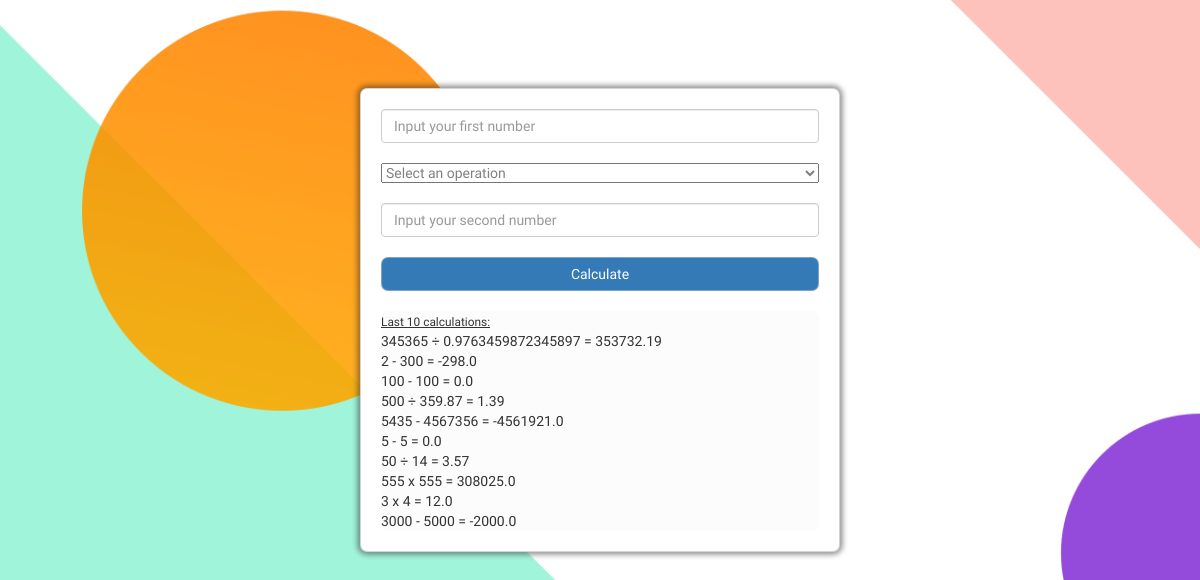
The page / on the database its author committed.
### webapp/models.py (models this page shows, shortened)
class Op(db.Model):
    id = db.Column(db.Integer, primary_key = True)
    result = db.Column(db.String(300), nullable=False, unique=False)

### webapp/routes.py (the view)
@app.route('/')
def home():
    all_ops = Op.query.all()[-10:][::-1]
    return render_template('home.html', all_ops = all_ops)

### webapp/templates/home.html (shortened to what this page needs)
{% extends 'base.html' %}
{% block content %}
<div class="container">
    <form action="/send" method="POST">
        <input class="form-control" type="text" placeholder="Input your first number" name="i">
        <br>
        <select class="custom-select custom-select-lg mb-3" name="operation">
            <option value="operation">Select an operation</option>
        </select>
        <br><br>
        <input class="form-control" type="text" placeholder="Input your second number" name="ii">
        <br>
        <input class="btn btn-primary" id="calculate" type="submit" value="Calculate">
        <br><br>
        <div class="result">
            <small>Last 10 calculations:</small>
            {% for op in all_ops %}
                <div>{{ op.result }}</div>
            {% endfor %}
        </div>
    </form>
</div>
{% endblock %}

### webapp/templates/base.html (shortened to what this page needs)
<!DOCTYPE html>
<html lang="en">
<head>
<link rel="stylesheet" href="https://cdnjs.cloudflare.com/ajax/libs/twitter-bootstrap/3.3.7/css/bootstrap.min.css">
<link rel="stylesheet" href="https://cdnjs.cloudflare.com/ajax/libs/font-awesome/5.14.0/css/all.min.css">
<link rel="stylesheet" href="../static/css/main.css">
</head>
<body>
    {% block content %}
	{% endblock content %}
</body>
</html>

### webapp/static/css/main.css (style rules this page uses)
* { font-family: 'Comfortaa', sans-serif; }
html { background-image: url(../media/2abf63dadda2e5bfb935f3664394945b.png); background-repeat: no-repeat; background-size: cover; }
.btn { border-radius: 0px; border: 1px solid rgba(219, 219, 219, 0.432); }
.container { border: 1px solid rgba(204, 204, 204, 0.849); position: absolute; top: 40%; left: 50%; transform: translate(-50%, -50%); width: 40%; border-radius: 7px; background-color: #ffff; box-shadow: 0 0 5px 3px rgba(43, 42, 42, 0.459); padding: 20px; }
.result { background-color: rgba(241, 241, 241, 0.24); border-radius: 7px; }
small { text-decoration: underline; font-weight: 250; }
.custom-select { justify-content: center; color: grey; width: 100%; }
#calculate { border-radius: 7px; width: 100%; }

### rows shown on the page
Op: result "345365 ÷ 0.9763459872345897 = 353732.19"
Op: result "2 - 300 = -298.0"
Op: result "100 - 100 = 0.0"
Op: result "500 ÷ 359.87 = 1.39"
Op: result "5435 - 4567356 = -4561921.0"
Op: result "5 - 5 = 0.0"
Op: result "50 ÷ 14 = 3.57"
Op: result "555 x 555 = 308025.0"
Op: result "3 x 4 = 12.0"
Op: result "3000 - 5000 = -2000.0"
